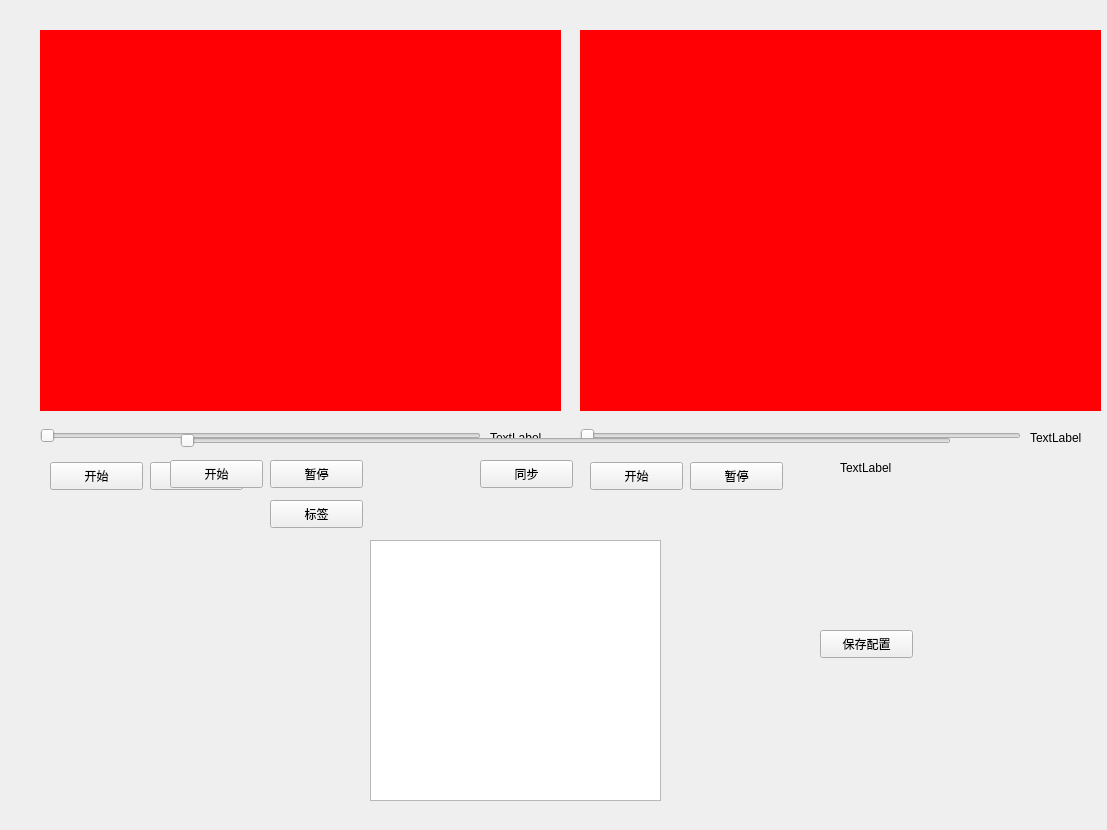
<?xml version="1.0" encoding="UTF-8"?>
<ui version="4.0">
 <class>Form</class>
 <widget class="QWidget" name="Form">
  <property name="geometry">
   <rect>
    <x>0</x>
    <y>0</y>
    <width>1107</width>
    <height>830</height>
   </rect>
  </property>
  <property name="windowTitle">
   <string>Form</string>
  </property>
  <widget class="QWidget" name="media1" native="true">
   <property name="geometry">
    <rect>
     <x>40</x>
     <y>30</y>
     <width>521</width>
     <height>381</height>
    </rect>
   </property>
   <property name="styleSheet">
    <string notr="true">background-color: rgb(255, 0, 4);</string>
   </property>
  </widget>
  <widget class="QWidget" name="media2" native="true">
   <property name="geometry">
    <rect>
     <x>580</x>
     <y>30</y>
     <width>521</width>
     <height>381</height>
    </rect>
   </property>
   <property name="styleSheet">
    <string notr="true">background-color: rgb(255, 0, 4);</string>
   </property>
  </widget>
  <widget class="QPushButton" name="tongbu">
   <property name="geometry">
    <rect>
     <x>480</x>
     <y>460</y>
     <width>93</width>
     <height>28</height>
    </rect>
   </property>
   <property name="text">
    <string>同步</string>
   </property>
  </widget>
  <widget class="QSlider" name="v1_slider">
   <property name="geometry">
    <rect>
     <x>40</x>
     <y>420</y>
     <width>441</width>
     <height>31</height>
    </rect>
   </property>
   <property name="orientation">
    <enum>Qt::Horizontal</enum>
   </property>
  </widget>
  <widget class="QSlider" name="v2_slider">
   <property name="geometry">
    <rect>
     <x>580</x>
     <y>420</y>
     <width>441</width>
     <height>31</height>
    </rect>
   </property>
   <property name="orientation">
    <enum>Qt::Horizontal</enum>
   </property>
  </widget>
  <widget class="QLabel" name="time1">
   <property name="geometry">
    <rect>
     <x>490</x>
     <y>430</y>
     <width>72</width>
     <height>15</height>
    </rect>
   </property>
   <property name="text">
    <string>TextLabel</string>
   </property>
  </widget>
  <widget class="QLabel" name="time2">
   <property name="geometry">
    <rect>
     <x>1030</x>
     <y>430</y>
     <width>72</width>
     <height>15</height>
    </rect>
   </property>
   <property name="text">
    <string>TextLabel</string>
   </property>
  </widget>
  <widget class="QPushButton" name="v1_stop_bnt">
   <property name="geometry">
    <rect>
     <x>150</x>
     <y>462</y>
     <width>93</width>
     <height>28</height>
    </rect>
   </property>
   <property name="text">
    <string>暂停</string>
   </property>
  </widget>
  <widget class="QPushButton" name="v1_start_bnt">
   <property name="geometry">
    <rect>
     <x>50</x>
     <y>462</y>
     <width>93</width>
     <height>28</height>
    </rect>
   </property>
   <property name="text">
    <string>开始</string>
   </property>
  </widget>
  <widget class="QPushButton" name="v2_stop_bnt">
   <property name="geometry">
    <rect>
     <x>690</x>
     <y>462</y>
     <width>93</width>
     <height>28</height>
    </rect>
   </property>
   <property name="text">
    <string>暂停</string>
   </property>
  </widget>
  <widget class="QPushButton" name="v2_start_bnt">
   <property name="geometry">
    <rect>
     <x>590</x>
     <y>462</y>
     <width>93</width>
     <height>28</height>
    </rect>
   </property>
   <property name="text">
    <string>开始</string>
   </property>
  </widget>
  <widget class="QPushButton" name="final_start_bnt">
   <property name="geometry">
    <rect>
     <x>170</x>
     <y>460</y>
     <width>93</width>
     <height>28</height>
    </rect>
   </property>
   <property name="text">
    <string>开始</string>
   </property>
  </widget>
  <widget class="QPushButton" name="final_stop_bnt">
   <property name="geometry">
    <rect>
     <x>270</x>
     <y>460</y>
     <width>93</width>
     <height>28</height>
    </rect>
   </property>
   <property name="text">
    <string>暂停</string>
   </property>
  </widget>
  <widget class="QSlider" name="final_slider">
   <property name="geometry">
    <rect>
     <x>180</x>
     <y>430</y>
     <width>771</width>
     <height>22</height>
    </rect>
   </property>
   <property name="orientation">
    <enum>Qt::Horizontal</enum>
   </property>
  </widget>
  <widget class="QLabel" name="final_time">
   <property name="geometry">
    <rect>
     <x>840</x>
     <y>460</y>
     <width>131</width>
     <height>16</height>
    </rect>
   </property>
   <property name="text">
    <string>TextLabel</string>
   </property>
  </widget>
  <widget class="QPushButton" name="bq_btn">
   <property name="geometry">
    <rect>
     <x>270</x>
     <y>500</y>
     <width>93</width>
     <height>28</height>
    </rect>
   </property>
   <property name="text">
    <string>标签</string>
   </property>
  </widget>
  <widget class="QListWidget" name="time_list">
   <property name="geometry">
    <rect>
     <x>370</x>
     <y>540</y>
     <width>291</width>
     <height>261</height>
    </rect>
   </property>
  </widget>
  <widget class="QPushButton" name="save_btn">
   <property name="geometry">
    <rect>
     <x>820</x>
     <y>630</y>
     <width>93</width>
     <height>28</height>
    </rect>
   </property>
   <property name="text">
    <string>保存配置</string>
   </property>
  </widget>
 </widget>
 <resources/>
 <connections>
  <connection>
   <sender>v1_slider</sender>
   <signal>sliderPressed()</signal>
   <receiver>Form</receiver>
   <slot>v1_stop()</slot>
   <hints>
    <hint type="sourcelabel">
     <x>112</x>
     <y>437</y>
    </hint>
    <hint type="destinationlabel">
     <x>104</x>
     <y>574</y>
    </hint>
   </hints>
  </connection>
  <connection>
   <sender>v2_slider</sender>
   <signal>sliderPressed()</signal>
   <receiver>Form</receiver>
   <slot>v2_stop()</slot>
   <hints>
    <hint type="sourcelabel">
     <x>998</x>
     <y>436</y>
    </hint>
    <hint type="destinationlabel">
     <x>985</x>
     <y>541</y>
    </hint>
   </hints>
  </connection>
  <connection>
   <sender>final_slider</sender>
   <signal>sliderPressed()</signal>
   <receiver>Form</receiver>
   <slot>all_stop()</slot>
   <hints>
    <hint type="sourcelabel">
     <x>505</x>
     <y>436</y>
    </hint>
    <hint type="destinationlabel">
     <x>507</x>
     <y>513</y>
    </hint>
   </hints>
  </connection>
  <connection>
   <sender>tongbu</sender>
   <signal>pressed()</signal>
   <receiver>Form</receiver>
   <slot>tongbu()</slot>
   <hints>
    <hint type="sourcelabel">
     <x>529</x>
     <y>472</y>
    </hint>
    <hint type="destinationlabel">
     <x>654</x>
     <y>519</y>
    </hint>
   </hints>
  </connection>
  <connection>
   <sender>time_list</sender>
   <signal>itemDoubleClicked(QListWidgetItem*)</signal>
   <receiver>Form</receiver>
   <slot>go_active()</slot>
   <hints>
    <hint type="sourcelabel">
     <x>557</x>
     <y>641</y>
    </hint>
    <hint type="destinationlabel">
     <x>742</x>
     <y>639</y>
    </hint>
   </hints>
  </connection>
  <connection>
   <sender>v1_start_bnt</sender>
   <signal>clicked()</signal>
   <receiver>Form</receiver>
   <slot>v1_start()</slot>
   <hints>
    <hint type="sourcelabel">
     <x>70</x>
     <y>469</y>
    </hint>
    <hint type="destinationlabel">
     <x>51</x>
     <y>527</y>
    </hint>
   </hints>
  </connection>
  <connection>
   <sender>v1_stop_bnt</sender>
   <signal>clicked()</signal>
   <receiver>Form</receiver>
   <slot>v1_stop()</slot>
   <hints>
    <hint type="sourcelabel">
     <x>161</x>
     <y>483</y>
    </hint>
    <hint type="destinationlabel">
     <x>181</x>
     <y>544</y>
    </hint>
   </hints>
  </connection>
  <connection>
   <sender>v2_start_bnt</sender>
   <signal>clicked()</signal>
   <receiver>Form</receiver>
   <slot>v1_start()</slot>
   <hints>
    <hint type="sourcelabel">
     <x>629</x>
     <y>478</y>
    </hint>
    <hint type="destinationlabel">
     <x>765</x>
     <y>539</y>
    </hint>
   </hints>
  </connection>
  <connection>
   <sender>v2_stop_bnt</sender>
   <signal>clicked()</signal>
   <receiver>Form</receiver>
   <slot>v2_stop()</slot>
   <hints>
    <hint type="sourcelabel">
     <x>744</x>
     <y>482</y>
    </hint>
    <hint type="destinationlabel">
     <x>866</x>
     <y>502</y>
    </hint>
   </hints>
  </connection>
  <connection>
   <sender>final_start_bnt</sender>
   <signal>clicked()</signal>
   <receiver>Form</receiver>
   <slot>all_start()</slot>
   <hints>
    <hint type="sourcelabel">
     <x>251</x>
     <y>471</y>
    </hint>
    <hint type="destinationlabel">
     <x>278</x>
     <y>565</y>
    </hint>
   </hints>
  </connection>
  <connection>
   <sender>final_stop_bnt</sender>
   <signal>clicked()</signal>
   <receiver>Form</receiver>
   <slot>all_stop()</slot>
   <hints>
    <hint type="sourcelabel">
     <x>337</x>
     <y>468</y>
    </hint>
    <hint type="destinationlabel">
     <x>314</x>
     <y>549</y>
    </hint>
   </hints>
  </connection>
  <connection>
   <sender>bq_btn</sender>
   <signal>clicked()</signal>
   <receiver>Form</receiver>
   <slot>label()</slot>
   <hints>
    <hint type="sourcelabel">
     <x>348</x>
     <y>510</y>
    </hint>
    <hint type="destinationlabel">
     <x>411</x>
     <y>501</y>
    </hint>
   </hints>
  </connection>
  <connection>
   <sender>save_btn</sender>
   <signal>clicked()</signal>
   <receiver>Form</receiver>
   <slot>save_all()</slot>
   <hints>
    <hint type="sourcelabel">
     <x>884</x>
     <y>653</y>
    </hint>
    <hint type="destinationlabel">
     <x>895</x>
     <y>686</y>
    </hint>
   </hints>
  </connection>
  <connection>
   <sender>v1_slider</sender>
   <signal>sliderMoved(int)</signal>
   <receiver>Form</receiver>
   <slot>v1_set_time()</slot>
   <hints>
    <hint type="sourcelabel">
     <x>136</x>
     <y>440</y>
    </hint>
    <hint type="destinationlabel">
     <x>140</x>
     <y>579</y>
    </hint>
   </hints>
  </connection>
  <connection>
   <sender>v2_slider</sender>
   <signal>sliderMoved(int)</signal>
   <receiver>Form</receiver>
   <slot>v2_set_time()</slot>
   <hints>
    <hint type="sourcelabel">
     <x>593</x>
     <y>425</y>
    </hint>
    <hint type="destinationlabel">
     <x>1008</x>
     <y>569</y>
    </hint>
   </hints>
  </connection>
  <connection>
   <sender>final_slider</sender>
   <signal>sliderMoved(int)</signal>
   <receiver>Form</receiver>
   <slot>all_set_time()</slot>
   <hints>
    <hint type="sourcelabel">
     <x>567</x>
     <y>444</y>
    </hint>
    <hint type="destinationlabel">
     <x>738</x>
     <y>591</y>
    </hint>
   </hints>
  </connection>
  <connection>
   <sender>final_slider</sender>
   <signal>sliderPressed()</signal>
   <receiver>Form</receiver>
   <slot>all_stop()</slot>
   <hints>
    <hint type="sourcelabel">
     <x>441</x>
     <y>445</y>
    </hint>
    <hint type="destinationlabel">
     <x>446</x>
     <y>475</y>
    </hint>
   </hints>
  </connection>
 </connections>
 <slots>
  <slot>stopv1()</slot>
  <slot>stopv2()</slot>
  <slot>stopall()</slot>
  <slot>tongbu()</slot>
  <slot>go_active()</slot>
  <slot>v1_start()</slot>
  <slot>v1_stop()</slot>
  <slot>v2_start()</slot>
  <slot>v2_stop()</slot>
  <slot>all_start()</slot>
  <slot>all_stop()</slot>
  <slot>label()</slot>
  <slot>v1_set_time()</slot>
  <slot>v2_set_time()</slot>
  <slot>all_set_time()</slot>
  <slot>save_all()</slot>
 </slots>
</ui>
